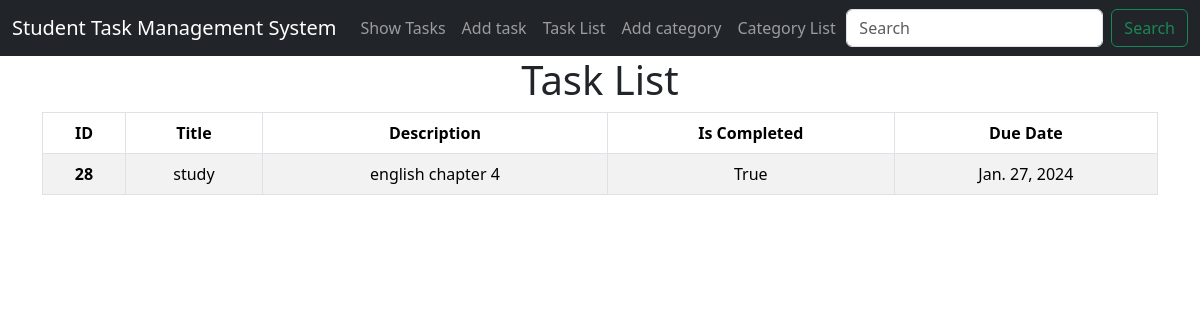
/tasks/, run on the app's committed database.
### tasks/models.py (models this page shows)
class TaskModel(models.Model):
    taskTitle = models.CharField(max_length=255)
    taskDescription = models.TextField()
    is_completed = models.BooleanField(default=False)
    task_Assign_Date = models.DateField()
    def __str__(self):
        return self.taskTitle

### tasks/views.py (the view)
# urls.py: path('', views.task_list, name="task_list"),
def task_list(request):
    tasks = models.TaskModel.objects.all()
    print(tasks)
    return render(request, 'task_list.html', {'tasks': tasks})

### tasks/templates/task_list.html
{% extends 'base.html' %}
{% block content %}
<div class="container">
    <h1 class="text-center">Task List</h1>
    <table class="table table-striped table-bordered text-center">
        <thead class="thead-dark">
            <tr>
                <th scope="col">ID</th>
                <th scope="col">Title</th>
                <th scope="col">Description</th>
                <th scope="col">Is Completed</th>
                <th scope="col">Due Date</th>
            </tr>
        </thead>
        <tbody>
            {% for task in tasks %}
            <tr>
                <th scope="row">{{ task.id }}</th>
                <td>{{ task.taskTitle }}</td>
                <td>{{ task.taskDescription }}</td>
                <td>{{ task.is_completed }}</td>
                <td>{{ task.task_Assign_Date }}</td>
            </tr>
            {% endfor %}
        </tbody>
    </table>
</div>
{% endblock %}

### data on the page
TaskModel: id "28", taskTitle "study", taskDescription "english chapter 4", is_completed "True", task_Assign_Date "Jan. 27, 2024"
